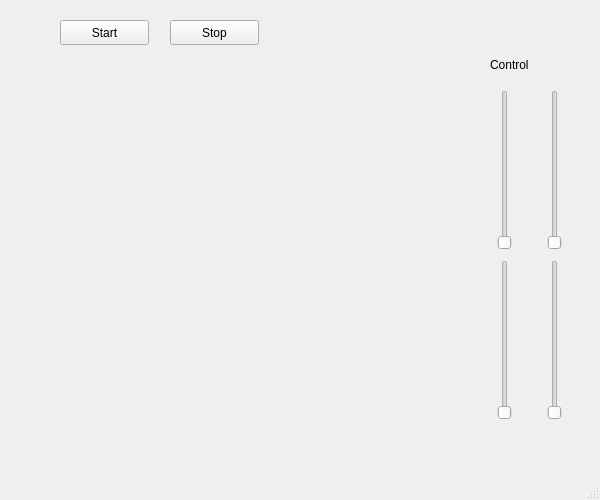
<?xml version="1.0" encoding="UTF-8"?>
<ui version="4.0">
 <class>MainWindow</class>
 <widget class="QMainWindow" name="MainWindow">
  <property name="geometry">
   <rect>
    <x>0</x>
    <y>0</y>
    <width>600</width>
    <height>500</height>
   </rect>
  </property>
  <property name="windowTitle">
   <string>Train System</string>
  </property>
  <widget class="QWidget" name="centralwidget">
   <widget class="QPushButton" name="startButton">
    <property name="geometry">
     <rect>
      <x>60</x>
      <y>20</y>
      <width>89</width>
      <height>25</height>
     </rect>
    </property>
    <property name="text">
     <string>Start</string>
    </property>
   </widget>
   <widget class="QPushButton" name="stopButton">
    <property name="geometry">
     <rect>
      <x>170</x>
      <y>20</y>
      <width>89</width>
      <height>25</height>
     </rect>
    </property>
    <property name="text">
     <string>Stop</string>
    </property>
   </widget>
   <widget class="QSlider" name="sliderYellow">
    <property name="geometry">
     <rect>
      <x>490</x>
      <y>90</y>
      <width>30</width>
      <height>160</height>
     </rect>
    </property>
    <property name="minimum">
     <number>1</number>
    </property>
    <property name="maximum">
     <number>100</number>
    </property>
    <property name="orientation">
     <enum>Qt::Vertical</enum>
    </property>
   </widget>
   <widget class="QSlider" name="sliderBlue">
    <property name="geometry">
     <rect>
      <x>540</x>
      <y>90</y>
      <width>30</width>
      <height>160</height>
     </rect>
    </property>
    <property name="minimum">
     <number>1</number>
    </property>
    <property name="maximum">
     <number>100</number>
    </property>
    <property name="orientation">
     <enum>Qt::Vertical</enum>
    </property>
   </widget>
   <widget class="QSlider" name="sliderRed">
    <property name="geometry">
     <rect>
      <x>490</x>
      <y>260</y>
      <width>30</width>
      <height>160</height>
     </rect>
    </property>
    <property name="minimum">
     <number>1</number>
    </property>
    <property name="maximum">
     <number>100</number>
    </property>
    <property name="orientation">
     <enum>Qt::Vertical</enum>
    </property>
   </widget>
   <widget class="QSlider" name="sliderGreen">
    <property name="geometry">
     <rect>
      <x>540</x>
      <y>260</y>
      <width>30</width>
      <height>160</height>
     </rect>
    </property>
    <property name="minimum">
     <number>1</number>
    </property>
    <property name="maximum">
     <number>100</number>
    </property>
    <property name="orientation">
     <enum>Qt::Vertical</enum>
    </property>
   </widget>
   <widget class="QLabel" name="label">
    <property name="geometry">
     <rect>
      <x>490</x>
      <y>50</y>
      <width>91</width>
      <height>29</height>
     </rect>
    </property>
    <property name="text">
     <string>Control</string>
    </property>
   </widget>
  </widget>
  <widget class="QMenuBar" name="menubar">
   <property name="geometry">
    <rect>
     <x>0</x>
     <y>0</y>
     <width>600</width>
     <height>34</height>
    </rect>
   </property>
  </widget>
  <widget class="QStatusBar" name="statusbar"/>
 </widget>
 <resources/>
 <connections/>
 <slots>
  <slot>start()</slot>
  <slot>stop()</slot>
 </slots>
</ui>
